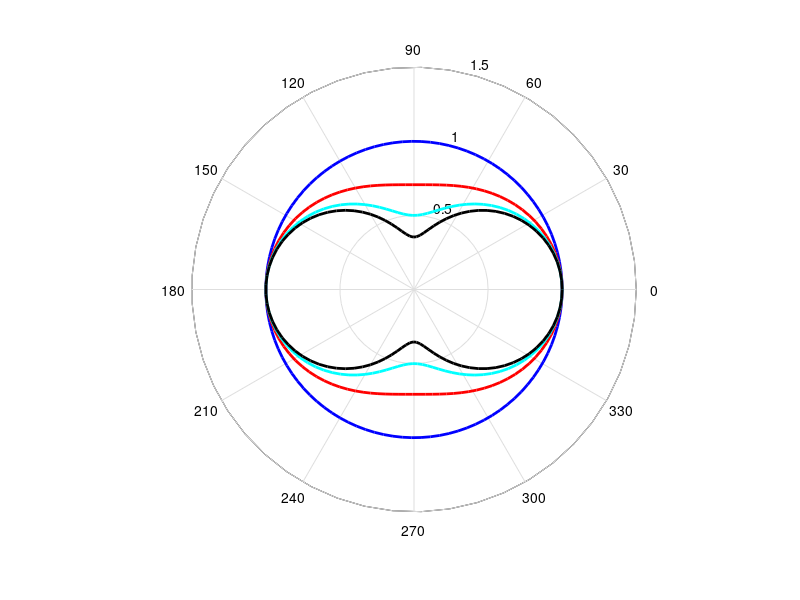

Recreate this plot in MATLAB.
clear all; clc

KA=5/8; rhoA=8/5; 
KB=5/2; rhoB=2/5; 

Kh=2*KA*KB/(KA+KB);
rhoh=2*rhoA*rhoB/(rhoA+rhoB);
rhom=(rhoA+rhoB)/2;

Kh=1;
rhoh=1;
rhom=[1 2 4 8];
color=['b' 'r' 'c' 'k'];
%close all
figure(1)
clf; %hold on
for i=1:length(rhom)
    th=linspace(0,2*pi,100);
    ceff=sqrt(Kh/rhoh/rhom(i))*sqrt(rhom(i)*cos(th).^2+rhoh*sin(th).^2);
    figure(gcf)
    h1=polar(th,ceff);
    set(h1,'color',color(i),'linewidth',2)
    hold on
end
hold off
axis equal
